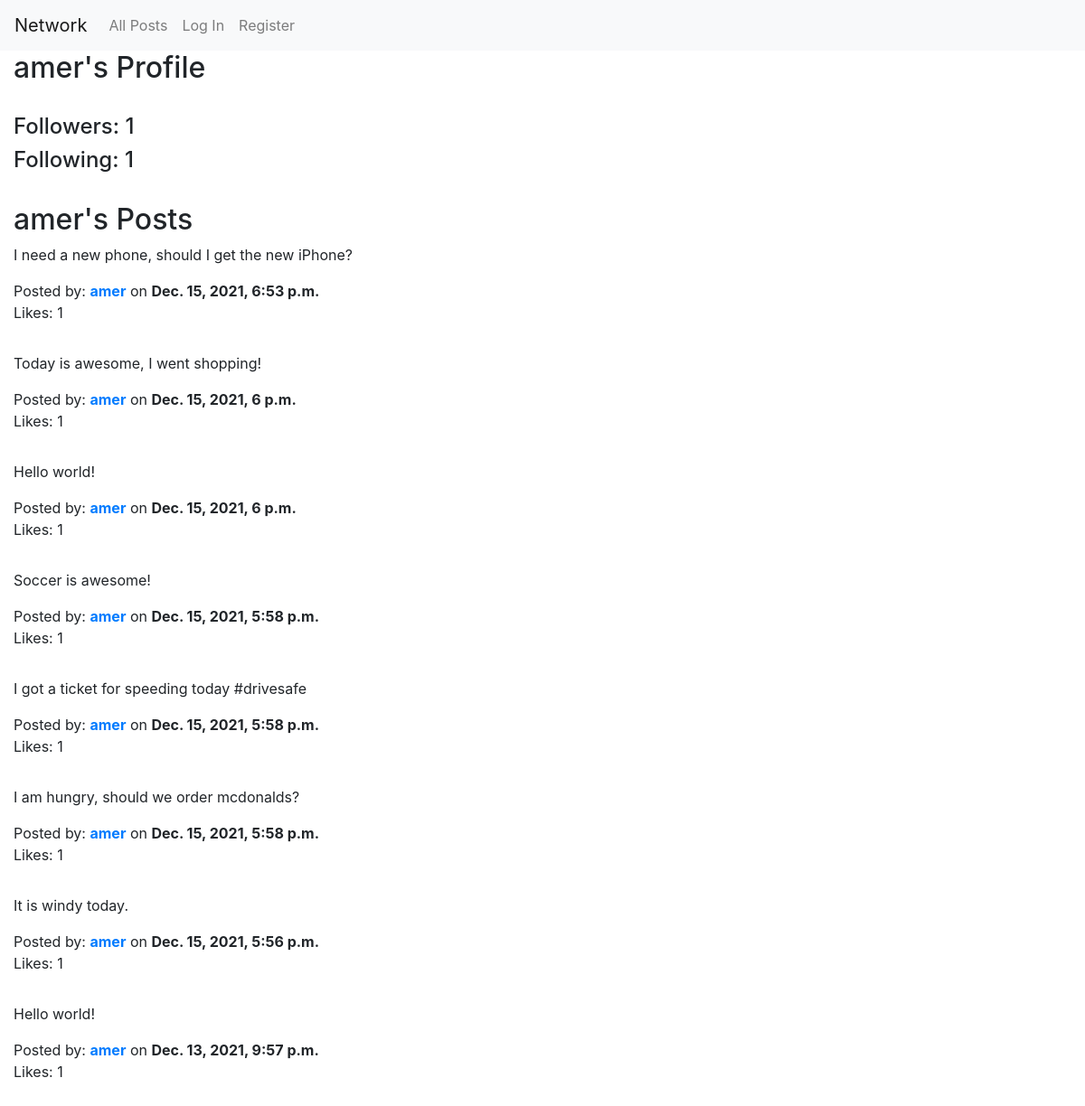
Page /profile/amer on the committed database.
### network/models.py (models this page shows, shortened)
class User(AbstractUser):
    pass

class Post (models.Model):
    id = id
    poster = ForeignKey(User, on_delete=models.CASCADE, related_name="creator_of_post")
    content = models.TextField(max_length=140)
    created = models.DateTimeField(auto_now_add=True)
    likes = ManyToManyField(User, blank=True)

### network/views.py (the view)
# urls.py: path("profile/<str:user>", views.profile, name="profile"),
def profile(request, user):
    profile_to_view = User.objects.get(username = user)
    posts = Post.objects.filter(poster=profile_to_view).order_by('id').reverse()
    followers = Follow.objects.filter(following=profile_to_view).count()
    following = Follow.objects.filter(user=profile_to_view).count()
    try:
        is_following = Follow.objects.get(user = request.user, following = profile_to_view)
    except (ObjectDoesNotExist, TypeError):
        is_following = None
    return render (request, "network/profile.html", {
        "profile": profile_to_view,
        "followers": followers,
        "following": following,
        "is_following": is_following,
        "posts": posts
    })

### network/templates/network/profile.html (shortened to what this page needs)
{% extends "network/layout.html" %}
{% block body %}
    <div class="container-fluid">
        {% if request.user == profile %}
            <h2>Your Profile</h2>
        {% else %}
            <h2>{{ profile.username }}'s Profile</h2>
        {% endif %}
        <br>
        <h4>Followers: {{ followers }}</h4>
        <h4>Following: {{ following }}</h4>
        <br>
        {% if request.user == profile %}
            <h2>Your Posts</h2>
        {% else %}
            <h2>{{ profile.username }}'s Posts</h2>
        {% endif %}
        {% for post in posts %}
            <div class="row mb-3">
                <div class="col" id="post_div_{{ post.id }}">
                    <p>{{ post.content }}</p>
                    Posted by: <a href="{% url 'profile' post.poster.username %}"><strong>{{ post.poster.username }}</strong></a> on <strong>{{ post.created }}</strong>
                    <p id="likes">Likes: {{ post.likes.count }}</p>
                </div>
            </div>
        {% endfor %}
    </div>
{% endblock %}

### rows in the picture
User: username "amer"
Post: content "I need a new phone, should I get the new iPhone?", poster.username "amer", created "Dec. 15, 2021, 6:53 p.m.", likes.count "1"
Post: content "Today is awesome, I went shopping!", poster.username "amer", created "Dec. 15, 2021, 6 p.m.", likes.count "1"
Post: content "Hello world!", poster.username "amer", created "Dec. 15, 2021, 6 p.m.", likes.count "1"
Post: content "Soccer is awesome!", poster.username "amer", created "Dec. 15, 2021, 5:58 p.m.", likes.count "1"
Post: content "I got a ticket for speeding today #drivesafe", poster.username "amer", created "Dec. 15, 2021, 5:58 p.m.", likes.count "1"
Post: content "I am hungry, should we order mcdonalds?", poster.username "amer", created "Dec. 15, 2021, 5:58 p.m.", likes.count "1"
Post: content "It is windy today.", poster.username "amer", created "Dec. 15, 2021, 5:56 p.m.", likes.count "1"
Post: content "Hello world!", poster.username "amer", created "Dec. 13, 2021, 9:57 p.m.", likes.count "1"

### other values in the picture
{{ followers }} "1"
{{ following }} "1"
